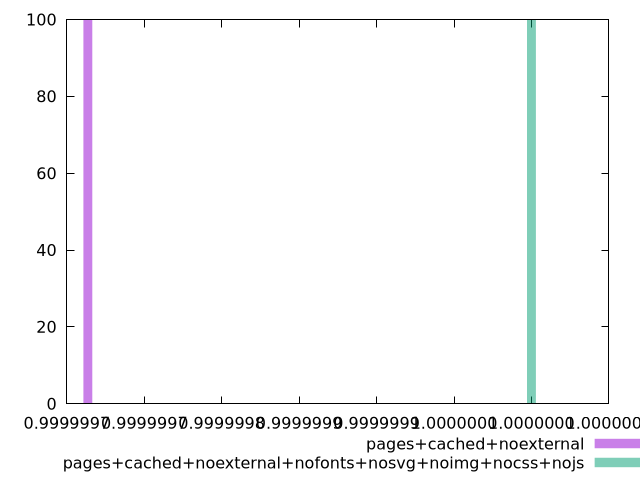

Write the gnuplot code that produced this figure.
$_pagesCachedNoexternal <<EOF
0.9999997135746175 100
EOF
$_pagesCachedNoexternalNofontsNosvgNoimgNocssNojs <<EOF
0.9999999999999791 100
EOF
set key outside below
set terminal pngcairo
set output "report_00005_2020-11-02T22-26-11.212Z/dom-size/dom-size_pages+cached+noexternal_pages+cached+noexternal+nofonts+nosvg+noimg+nocss+nojs+hist.png"
set boxwidth 5.728507233015989e-9
set style fill transparent solid 0.5 noborder
set yrange [0:100]
plot $_pagesCachedNoexternal title "pages+cached+noexternal" with boxes ,$_pagesCachedNoexternalNofontsNosvgNoimgNocssNojs title "pages+cached+noexternal+nofonts+nosvg+noimg+nocss+nojs" with boxes ,
